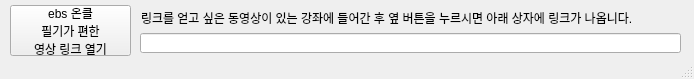
<?xml version="1.0" encoding="UTF-8"?>
<ui version="4.0">
 <class>MainWindow</class>
 <widget class="QMainWindow" name="MainWindow">
  <property name="geometry">
   <rect>
    <x>0</x>
    <y>0</y>
    <width>694</width>
    <height>79</height>
   </rect>
  </property>
  <property name="windowTitle">
   <string>MainWindow</string>
  </property>
  <widget class="QWidget" name="centralwidget">
   <widget class="QPushButton" name="extractBtn">
    <property name="geometry">
     <rect>
      <x>10</x>
      <y>5</y>
      <width>121</width>
      <height>51</height>
     </rect>
    </property>
    <property name="text">
     <string>ebs 온클
필기가 편한
영상 링크 열기</string>
    </property>
   </widget>
   <widget class="QLineEdit" name="linkBox">
    <property name="geometry">
     <rect>
      <x>140</x>
      <y>33</y>
      <width>541</width>
      <height>20</height>
     </rect>
    </property>
    <property name="text">
     <string/>
    </property>
   </widget>
   <widget class="QLabel" name="msg">
    <property name="geometry">
     <rect>
      <x>141</x>
      <y>10</y>
      <width>541</width>
      <height>16</height>
     </rect>
    </property>
    <property name="text">
     <string>링크를 얻고 싶은 동영상이 있는 강좌에 들어간 후 옆 버튼을 누르시면 아래 상자에 링크가 나옵니다.</string>
    </property>
   </widget>
  </widget>
  <widget class="QStatusBar" name="statusbar"/>
 </widget>
 <resources/>
 <connections/>
</ui>
